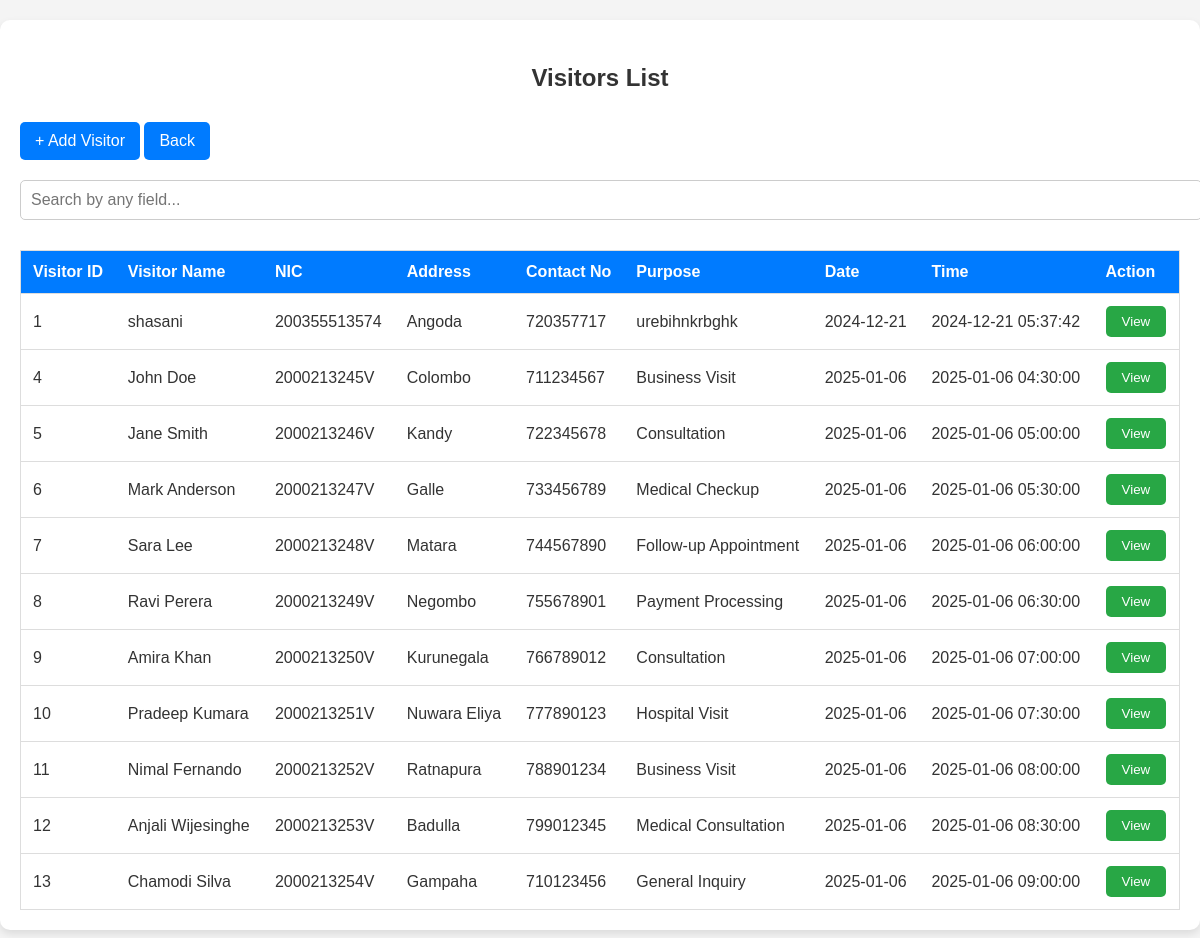
Screenshot of /hospital/viewvisitor.php with the database file from the repository.
### tables this page shows
CREATE TABLE `visitors` (
  `visitor_id` int(11) NOT NULL,
  `visitor_name` varchar(30) NOT NULL,
  `nic` varchar(20) NOT NULL,
  `address` varchar(50) NOT NULL,
  `contact` int(11) NOT NULL,
  `purpose` varchar(100) NOT NULL,
  `date` date NOT NULL,
  `time` timestamp NOT NULL DEFAULT current_timestamp() ON UPDATE current_timestamp()
);

### hospital/viewvisitor.php (the view, shortened to what this page needs)
<?php
include "conf.php";
$sql = "SELECT * FROM visitors";
$result = $conn->query($sql);
?>
<!DOCTYPE html>
<html lang="en">
<head>
    <link rel="stylesheet" href="viewtable.css">
</head>
<body>
    <div class="container">
        <h3>Visitors List</h3>
        <button class="add-patient" onclick="window.location.href='addvisitor.php'">+ Add Visitor</button>
        <button class="back" onclick="window.location.href='visitordash.php'">Back</button>
        <input type="text" id="search" placeholder="Search by any field...">
        <table id="VisitorTable">
            <thead>
                <tr>
                    <th>Visitor ID</th>
                    <th>Visitor Name</th>
                    <th>NIC</th>
                    <th>Address</th>
                    <th>Contact No</th>
                    <th>Purpose</th>
                    <th>Date</th>
                    <th>Time</th>
                    <th>Action</th>
                </tr>
            </thead>
            <tbody>
                <?php
                if ($result->num_rows > 0) {
                    while ($row = $result->fetch_assoc()) {
                        echo "<tr>";
                        echo "<td>" . $row['visitor_id'] . "</td>";
                        echo "<td>" . $row['visitor_name'] . "</td>";
                        echo "<td>" . $row['nic'] . "</td>";
                        echo "<td>" . $row['address'] . "</td>";
                        echo "<td>" . $row['contact'] . "</td>";
                        echo "<td>" . $row['purpose'] . "</td>";
                        echo "<td>" . $row['date'] . "</td>";
                        echo "<td>" . $row['time'] . "</td>";
                        echo "<td>
                            <button class='view-button' onclick=\"viewVisitor('" . $row['visitor_id'] . "')\">View</button>
                        </td>";
                        echo "</tr>";
                    }
                } else {
                    echo "<tr><td colspan='11'>No visitor found</td></tr>";
                }
                ?>
            </tbody>
        </table>
    </div>
</body>
</html>

### hospital/viewtable.css (style rules this page uses)
body { font-family: Arial, sans-serif; margin: 0; padding: 0; background-color: #f4f4f4; color: #333; }
.container { max-width: 1200px; margin: 20px auto; background-color: #ffffff; padding: 20px; box-shadow: 0 4px 8px rgba(0, 0, 0, 0.1); border-radius: 10px; }
h3 { text-align: center; color: #333; font-size: 24px; margin-bottom: 20px; }
.add-patient, .back { background-color: #007bff; color: #ffffff; border: none; padding: 10px 15px; font-size: 16px; cursor: pointer; border-radius: 5px; margin: 10px 0; text-align: center; display: inline-block; }
#search { width: 100%; padding: 10px; margin: 10px 0; font-size: 16px; border: 1px solid #ccc; border-radius: 5px; }
table { width: 100%; border-collapse: collapse; margin-top: 20px; border: 1px solid #ddd; }
th, td { padding: 12px; text-align: left; border-bottom: 1px solid #ddd; }
th { background-color: #007bff; color: white; font-weight: bold; }
.view-button { background-color: #28a745; color: white; border: none; padding: 8px 16px; cursor: pointer; border-radius: 5px; text-align: center; }

### rows the page displays
visitors: visitor_id "1", visitor_name "shasani", nic "200355513574", address "Angoda", contact "720357717", purpose "urebihnkrbghk", date "2024-12-21", time "2024-12-21 05:37:42"
visitors: visitor_id "4", visitor_name "John Doe", nic "2000213245V", address "Colombo", contact "711234567", purpose "Business Visit", date "2025-01-06", time "2025-01-06 04:30:00"
visitors: visitor_id "5", visitor_name "Jane Smith", nic "2000213246V", address "Kandy", contact "722345678", purpose "Consultation", date "2025-01-06", time "2025-01-06 05:00:00"
visitors: visitor_id "6", visitor_name "Mark Anderson", nic "2000213247V", address "Galle", contact "733456789", purpose "Medical Checkup", date "2025-01-06", time "2025-01-06 05:30:00"
visitors: visitor_id "7", visitor_name "Sara Lee", nic "2000213248V", address "Matara", contact "744567890", purpose "Follow-up Appointment", date "2025-01-06", time "2025-01-06 06:00:00"
visitors: visitor_id "8", visitor_name "Ravi Perera", nic "2000213249V", address "Negombo", contact "755678901", purpose "Payment Processing", date "2025-01-06", time "2025-01-06 06:30:00"
visitors: visitor_id "9", visitor_name "Amira Khan", nic "2000213250V", address "Kurunegala", contact "766789012", purpose "Consultation", date "2025-01-06", time "2025-01-06 07:00:00"
visitors: visitor_id "10", visitor_name "Pradeep Kumara", nic "2000213251V", address "Nuwara Eliya", contact "777890123", purpose "Hospital Visit", date "2025-01-06", time "2025-01-06 07:30:00"
visitors: visitor_id "11", visitor_name "Nimal Fernando", nic "2000213252V", address "Ratnapura", contact "788901234", purpose "Business Visit", date "2025-01-06", time "2025-01-06 08:00:00"
visitors: visitor_id "12", visitor_name "Anjali Wijesinghe", nic "2000213253V", address "Badulla", contact "799012345", purpose "Medical Consultation", date "2025-01-06", time "2025-01-06 08:30:00"
visitors: visitor_id "13", visitor_name "Chamodi Silva", nic "2000213254V", address "Gampaha", contact "710123456", purpose "General Inquiry", date "2025-01-06", time "2025-01-06 09:00:00"
